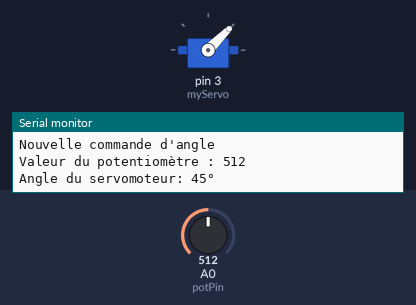
Bench run of a program on a simulated Arduino Mega 2560, built with avr-gcc and run on an emulated ATmega2560. On the bench: servo, the last lines printed to the serial monitor. Inputs (shaded band) come from the test bench; at power-on: A0 (potPin) = 512.

Above: at 2.8 s.
2.9 s: A0 (potPin) set to 716
At 5.2 s:
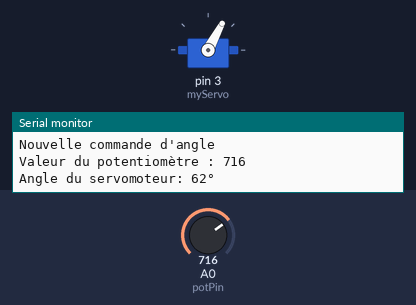
5.6 s: A0 (potPin) set to 1023
At 6.7 s:
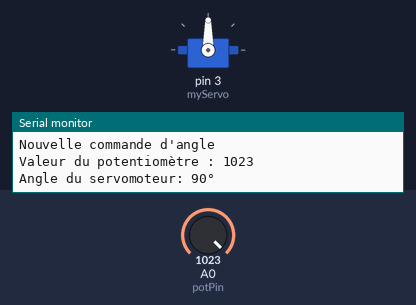
8.3 s: A0 (potPin) set to 306
At 10.7 s:
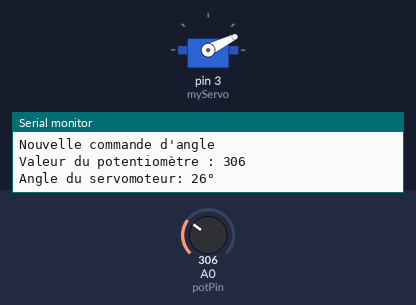
11.6 s: A0 (potPin) set to 122
At 13.3 s:
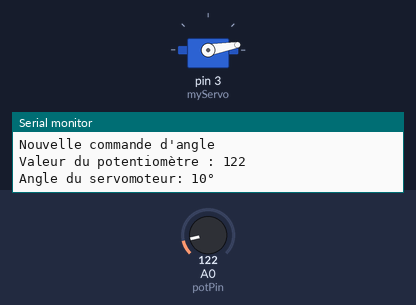
Timing chart, 0 to 14.8 s (numbered marks = the images above; inputs shaded):
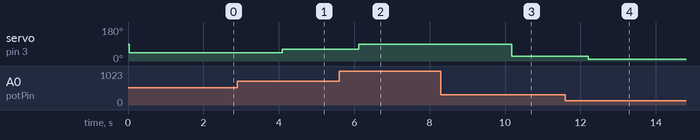

Measured:
- after the input at 2.9 s, servo on pin 3 (myServo): 45° → 62° after 1.2 s
- after the input at 5.6 s, servo on pin 3 (myServo): 62° → 90° after 0.52 s
- after the input at 8.3 s, servo on pin 3 (myServo): 90° → 26° after 1.9 s
- after the input at 11.6 s, servo on pin 3 (myServo): 26° → 10° after 0.61 s

The program:

main.cpp
```cpp
#include <Arduino.h>

/*
  Commande Servo Moteur MG995

  Programme Basique sur Arduino Mega.
  Visual Studio Code (VSC) en utilisant l'extension PlateformIO IDE (PIO) v3.3.3

  Consituants :
  - servo moteur MG 995
  -Potentiomètre 10 kOhm

  version 1 : 12 novembre 2024
  dernière mise à jour : 19 novembre 2024
*/

//---Inclusion des bibliothèques
//-Librarie Arduino.h à inclure pour fonctionner sur Visual Studio Code
#include <Arduino.h>
//-Librarie Servo.h à télécharger via l'outil "Libraries" de PIO
#include <servo.h>


//---Déclaration des variables et autres objets.

Servo myServo; //Création de l'objet servo appelable sous le nom "myServo".

int const potPin = A0;  //On connecte le curseur du potentiomètre à la broche analogique A0 de l'Arduino
int potVal; //Variable de la position du potentiomètre après la conversion
int angle; //Variable de l'angle du servo moteur

int angle_min = 0; //Angle minimum que peut prendre le servo moteur
int angle_max = 90; //Angle maximum que peut prendre le servo moteur sans l'endommager

//---Configuration

void setup() {
  myServo.attach(3); //On déclare que la commande du servo moteur est sur le pin digital 3 de l'arduino
  Serial.begin(9600);//Initialisation du moniteur série
}


void loop() {
  Serial.println();
  Serial.println("Nouvelle commande d'angle");
  Serial.println();

  //-Lecture de la commande angulaire

  potVal = analogRead(potPin);    //Lecture de la valeur du potentiomètre
  Serial.print("Valeur du potentiomètre : ");
  Serial.println(potVal);

  //-Mise à l'échelle des valeurs
  angle=map(potVal, 0, 1023, angle_min, angle_max);
  //La fonction map va remettre à l'échelle la valeur lu sur le pin A0 qui est entre 0 et 1023 (donc sur 10bits)
  //pour qu'elle soit remise proportionnellement entre l'angle minimum et maximum

  //Affichage de l'angle demandé
  Serial.print("Angle du servomoteur: ");
  Serial.print(angle);
  Serial.println("°");
  Serial.println();

  //Application de la commande position au servo moteur
  myServo.write(angle);

  delay(2000);
}
```
